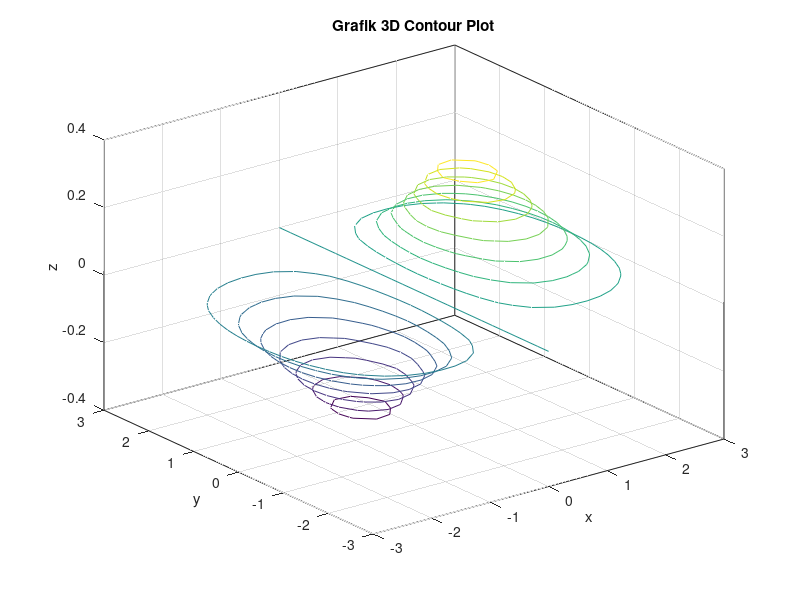

The MATLAB source for this figure:
% grafik 3d contour plot

x = -3:0.25:3;
y = -3:0.25:3;
[X,Y] = meshgrid(x,y);
Z = 1.8.^(-1.5*sqrt(X.^2 + Y.^2)).*cos(0.5*Y).*sin(X);
contour3(X,Y,Z,15)
xlabel('x');
ylabel('y');
zlabel('z');
title('Grafik 3D Contour Plot');
